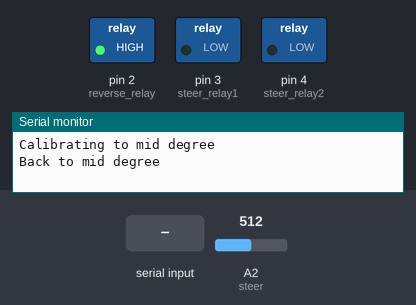
Bench run of a sketch on a simulated Arduino Uno, built with avr-gcc and run on an emulated ATmega328P. On the bench: switched loads named in the sketch (green lamp = pin HIGH), the last lines printed to the serial monitor. Inputs (shaded band) come from the test bench; at power-on: A2 (steer) = 512. Pins used as bus, display or sensor lines are not drawn.

Above: at 1.2 s.
1.3 s: "x90\n" received over Serial
At 1.9 s:
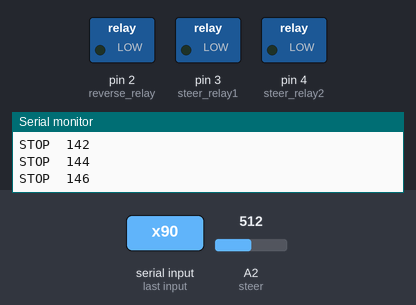
4.3 s: "w90\n" received over Serial
At 5.0 s:
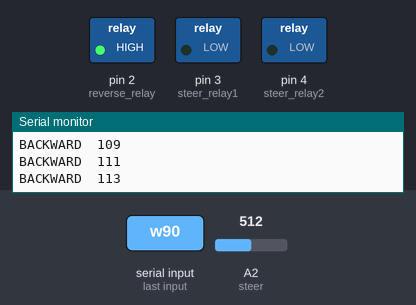
Timing chart, 0 to 7.3 s (numbered marks = the images above; inputs shaded):
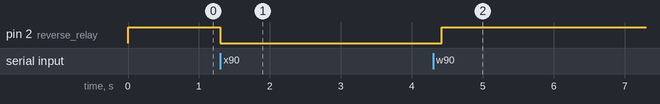

Measured:
- after the input at 1.3 s, pin 2 (reverse_relay): HIGH → LOW at once
- after the input at 4.3 s, pin 2 (reverse_relay): LOW → HIGH after 0.12 s

The sketch:

red_truck_throttle.ino
```cpp
#define power_pin 6
#define reverse_relay 2
#define steer_relay1 3
#define steer_relay2 4

// steering analog
#define steer A2


int voltage_bias = 0;
int stop_voltage = 0.83 * 51;

// initial forward to max threshold
int min_forward = 1.80 * 51;
int max_forward = 2.24 * 51;

// initial backward to max threshold
int min_backward = 1.90 * 51;
int max_backward = 2.90 * 51;

// initial voltage speed
int voltage = stop_voltage;

String state = "STOP";

int min_pot = 385 ;
int max_pot = 690 ;
int degree = 0;


int min_max_bias = 10;
bool goesLeft = false;
bool goesRight = false;


int delay_threshold = 2.5;
// function init
int getValue(String data, char separator, int index);


void setup() {
  //  power pin
  pinMode(power_pin, OUTPUT);
  // reverse for power
  pinMode(reverse_relay, OUTPUT);

  //  forward/reverse motor for steering
  pinMode(steer_relay1, OUTPUT);
  pinMode(steer_relay2, OUTPUT);

  //  analog pot
  pinMode(steer, INPUT);

  // Init to forward relay
  digitalWrite(reverse_relay, HIGH);
  Serial.begin(115200);

  //  Calibrate to middle degree 30
  int _tmp_steer = analogRead(steer);
  int _tmp_degree = map(_tmp_steer, min_pot, max_pot, 0 , 60);
  Serial.println("Calibrating to mid degree");
  //  if (_tmp_degree < 30){
  //    while(_tmp_degree == 30){
  //       _tmp_degree += 1;
  //       digitalWrite(steer_relay2, LOW);
  //       digitalWrite(steer_relay1, HIGH);
  //    }
  //  }else if(_tmp_degree > 30){
  //    while(_tmp_degree == 30){
  //       _tmp_degree -= 1;
  //       digitalWrite(steer_relay1, LOW);
  //       digitalWrite(steer_relay2, HIGH);
  //    }
  //  }
  degree = _tmp_degree;
  Serial.println("Back to mid degree");

}

void loop() {
  int steer_pot = analogRead(steer);
  degree = map(steer_pot, min_pot + min_max_bias, max_pot - min_max_bias, 0 , 60);

  //  Serial.flush();
  if (Serial.available()) {
    char data = Serial.read();

    if (data == 's') {
      if (state == "FORWARD" || state == "BACKWARD") {
        // decrease speed linearly
        for (int i = voltage; i >= stop_voltage; i = i - 2) {
          voltage = i;
          analogWrite(power_pin, voltage);
          Serial.print(state); Serial.print("  ");
          Serial.println(voltage);
          delay(delay_threshold);
        }
      }
      state = "STOP";
    }
    if (data == 'w') {
      if (state == "BACKWARD") {
        // decrease speed linearly
        for (int i = voltage; i >= stop_voltage; i = i - 2) {
          voltage = i;
          analogWrite(power_pin, voltage);
          Serial.print(state); Serial.print("  ");
          Serial.println(voltage);
          delay(delay_threshold);
        }
      }

      // switch relay for forward
      digitalWrite(reverse_relay, HIGH);
      if (state == "BACKWARD" || state == "STOP" ) {
        // increase speed linearly
        for (int i = min_forward; i <= max_forward; i = i + 2) {
          voltage = i;
          analogWrite(power_pin, voltage);
          Serial.print(state); Serial.print("  ");
          Serial.println(voltage);
          delay(delay_threshold);
        }
        for (int i = min_forward; i <= max_forward; i = i + 2) {
          voltage = i;
          analogWrite(power_pin, voltage);
          Serial.print(state); Serial.print("  ");
          Serial.println(voltage);
          delay(delay_threshold);
        }
      }
      digitalWrite(reverse_relay, HIGH);
      state = "FORWARD";
    }
    if (data =='x') {
      if (state == "FORWARD") {
        // decrease speed linearly
        for (int i = voltage; i >= stop_voltage; i = i - 2) {
          voltage = i;
          analogWrite(power_pin, voltage);
          Serial.print(state); Serial.print("  ");
          Serial.println(voltage);
          delay(delay_threshold);
        }
      }
      // switch relay for backward
      digitalWrite(reverse_relay, LOW);
      if (state == "FORWARD" || state == "STOP") {
        // increase speed linearly
        for (int i = min_backward; i <= max_backward; i = i + 2) {
          voltage = i;
          analogWrite(power_pin, voltage);
          Serial.print(state); Serial.print("  ");
          Serial.println(voltage);
          delay(delay_threshold);
        }

        for (int i = min_backward; i <= max_backward; i = i + 2) {
          voltage = i;
          analogWrite(power_pin, voltage);
          Serial.print(state); Serial.print("  ");
          Serial.println(voltage);
          delay(delay_threshold);
        }
      }
      state = "BACKWARD";
    }

  }


  analogWrite(power_pin, voltage);
  delay(delay_threshold);
}


int getValue(String data, char separator, int index)
{
  int found = 0;
  int strIndex[] = { 0, -1 };
  int maxIndex = data.length() - 1;

  for (int i = 0; i <= maxIndex && found <= index; i++) {
    if (data.charAt(i) == separator || i == maxIndex) {
      found++;
      strIndex[0] = strIndex[1] + 1;
      strIndex[1] = (i == maxIndex) ? i + 1 : i;
    }
  }
  return found > index ? data.substring(strIndex[0], strIndex[1]).toInt() : -1;
}
```
